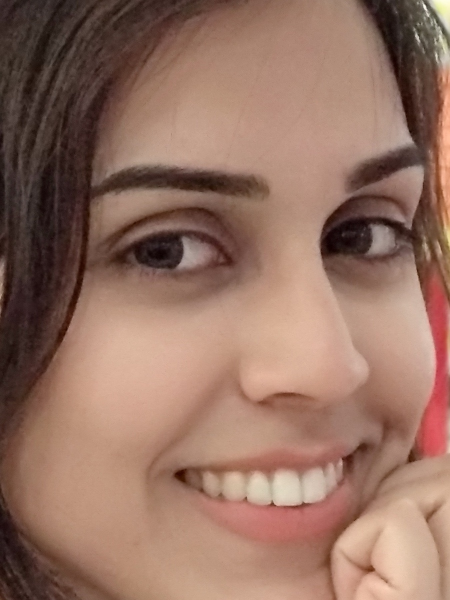
#> input picture HW1/face.jpg, 900 x 1200 px (shown at 1/2 size)
$ python hw1-3gray.py
#> lines starting #> are read from the running program, lines starting #| are printed output that depends on the picture; after the words box and inside, x2 and y2 are one past the last pixel; in counts of white or black regions, pixels touching at a corner belong together
import cv2
import numpy as np

image = cv2.imread('face.jpg',0)
#> image: shape (1200, 900); min 2, max 254, mean 122.3
rows,cols = image.shape
#> rows = 1200; cols = 900
blur = cv2.blur(image,(5,5))
ret,threshold = cv2.threshold(image,127,255,cv2.THRESH_BINARY)
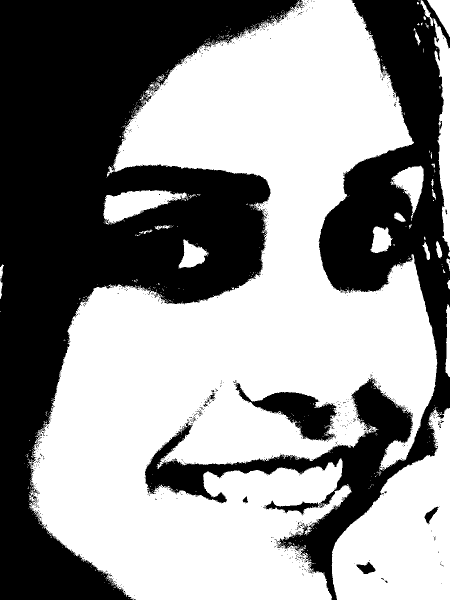
#> threshold: shape (1200, 900) (shown at 1/2 size); 56.6% white; 1010 black regions (997 under 20 px), largest, box (x1, y1, x2, y2) and area: (0, 0, 606, 1200) 315110, (289, 0, 900, 1200) 141906, (468, 766, 674, 882) 8841
pts1 = np.float32([[50,50],[200,50],[50,200]])
pts2 = np.float32([[10,100],[200,50],[100,250]])
M = cv2.getAffineTransform(pts1,pts2)
transform = cv2.warpAffine(image,M,(cols,rows))
kernel = np.ones((5,5),np.uint8)
erosion = cv2.erode(image,kernel,iterations = 1)
M2 = cv2.getRotationMatrix2D((cols/2,rows/2),90,1)
rotation = cv2.warpAffine(image,M2,(cols,rows))
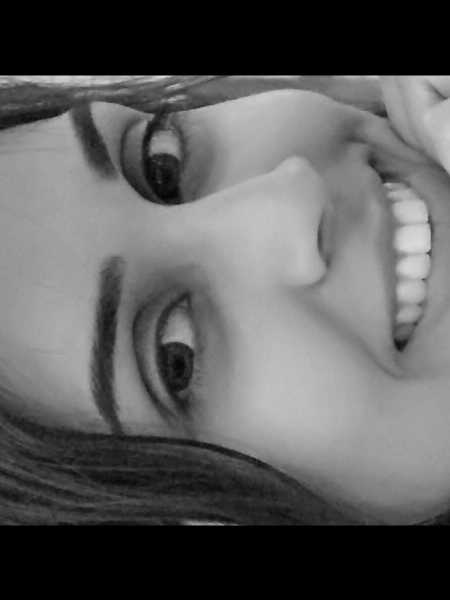
#> rotation: shape (1200, 900) (shown at 1/2 size); min 0, max 222, mean 92.9

cv2.imwrite('blur.jpg',blur)
cv2.imwrite('threshold.jpg',threshold)
cv2.imwrite('rotation.jpg',rotation)
cv2.imwrite('transform.jpg',transform)
cv2.imwrite('erosion.jpg',erosion)

cv2.imshow('Blurred image',cv2.resize(blur,(300,400)))
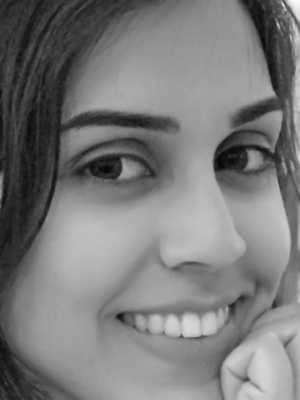
#> window 'Blurred image': shape (400, 300); min 6, max 250, mean 122.3
cv2.imshow('Binary threshold',cv2.resize(threshold,(300,400)))
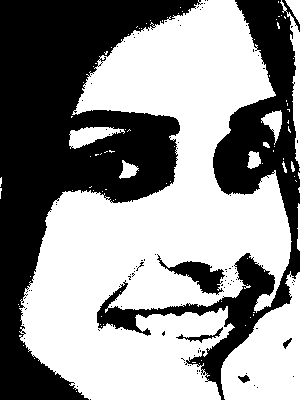
#> window 'Binary threshold': shape (400, 300); 56.6% white; 99 black regions (93 under 20 px), largest, box (x1, y1, x2, y2) and area: (0, 0, 203, 400) 35098, (97, 0, 300, 400) 15610, (157, 254, 225, 295) 989, (176, 327, 223, 343) 159, (238, 375, 250, 383) 55, (283, 338, 292, 349) 42
cv2.imshow('Rotation',cv2.resize(rotation,(300,400)))
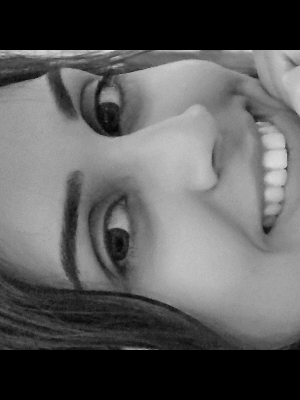
#> window 'Rotation': shape (400, 300); min 0, max 220, mean 93
cv2.imshow('Affine Transform',cv2.resize(transform,(300,400)))
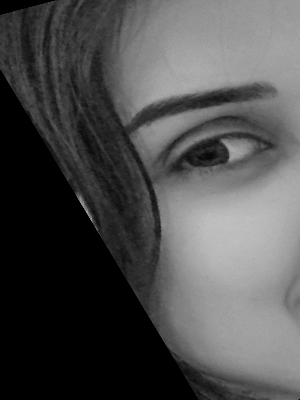
#> window 'Affine Transform': shape (400, 300); min 0, max 195, mean 78
cv2.imshow('Erosion',cv2.resize(erosion,(300,400)))
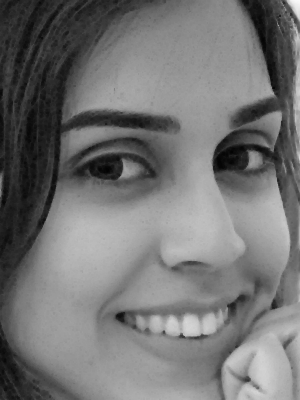
#> window 'Erosion': shape (400, 300); min 2, max 249, mean 115.5
cv2.imshow('Original image',cv2.resize(image,(300,400)))
cv2.waitKey(0)
cv2.destroyAllWindows()
